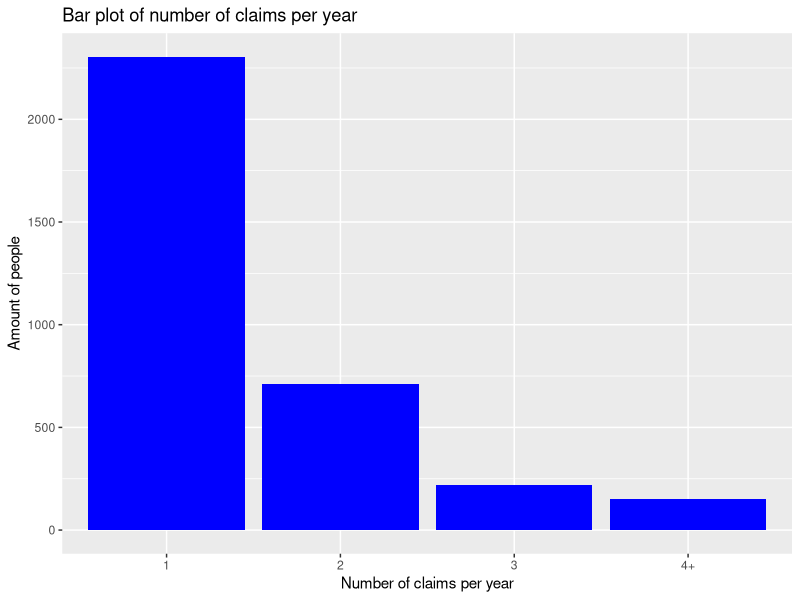
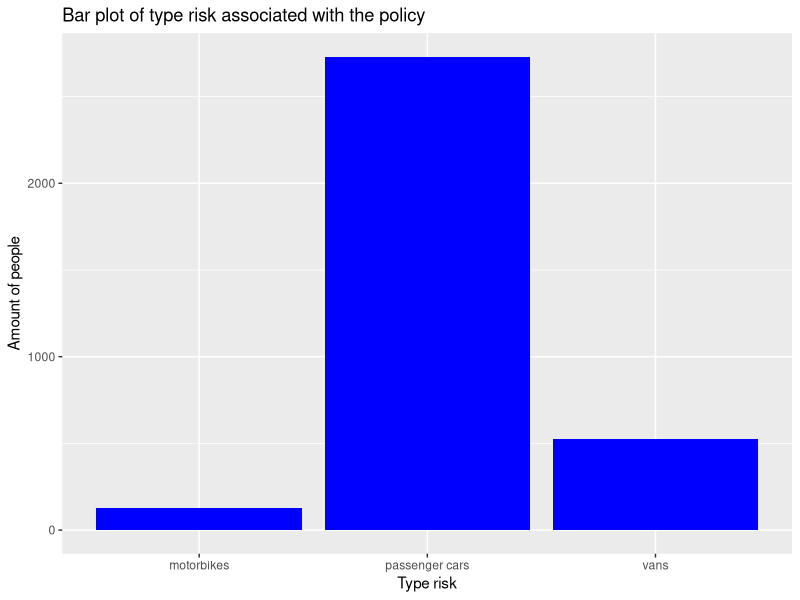
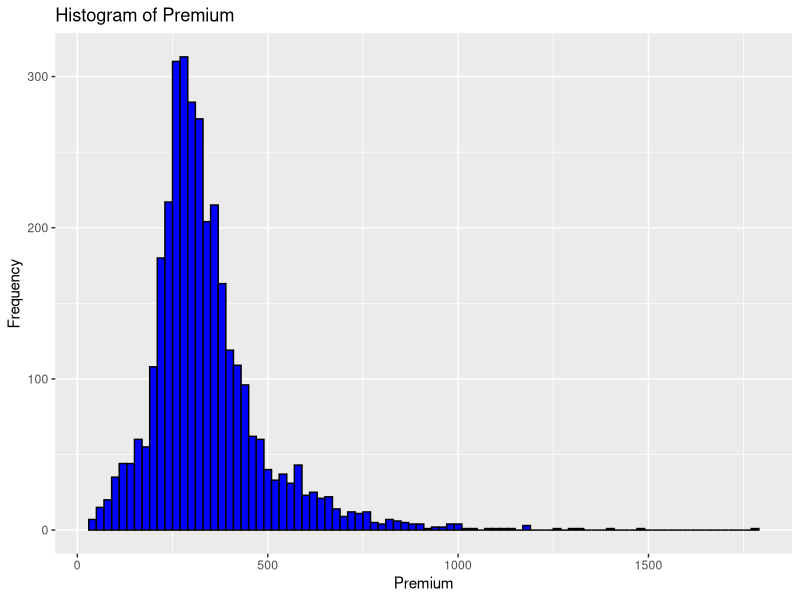
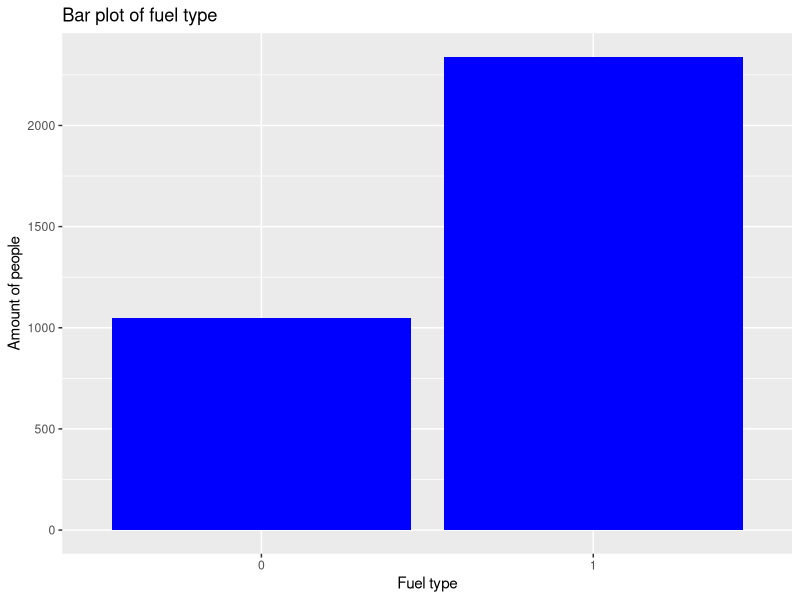
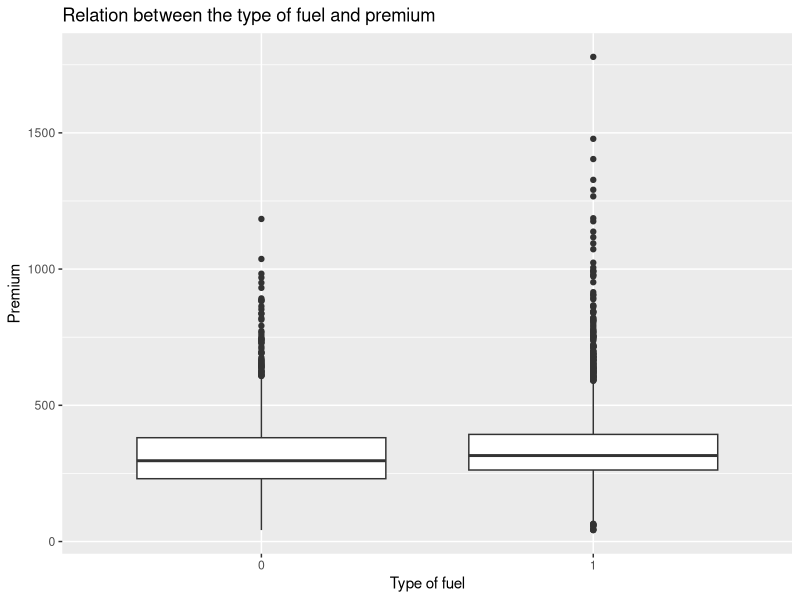
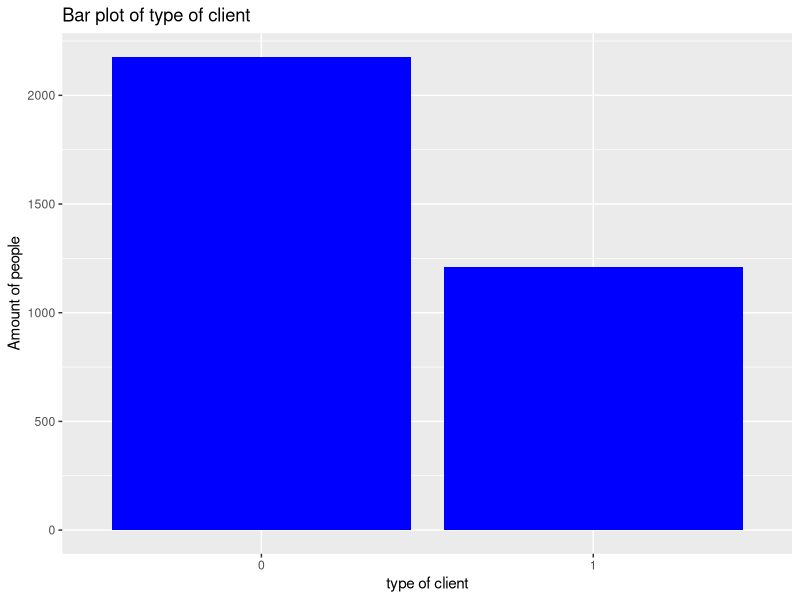
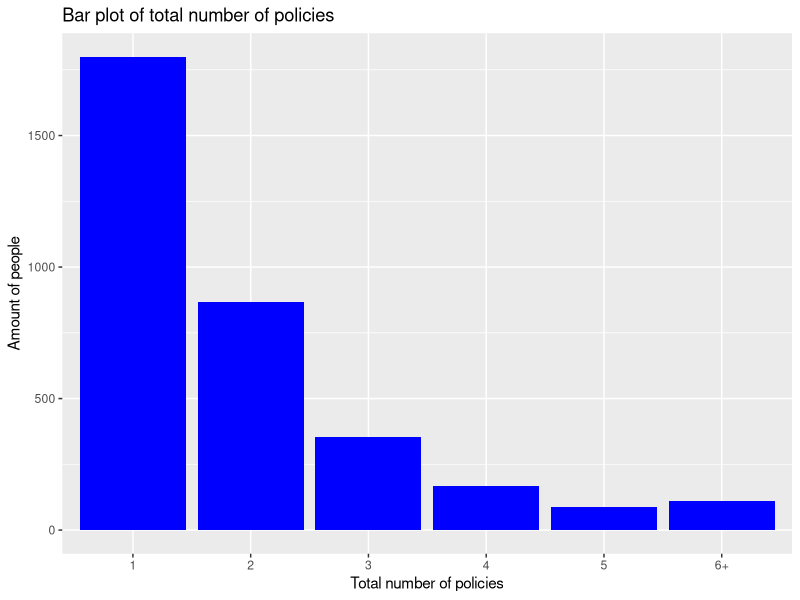
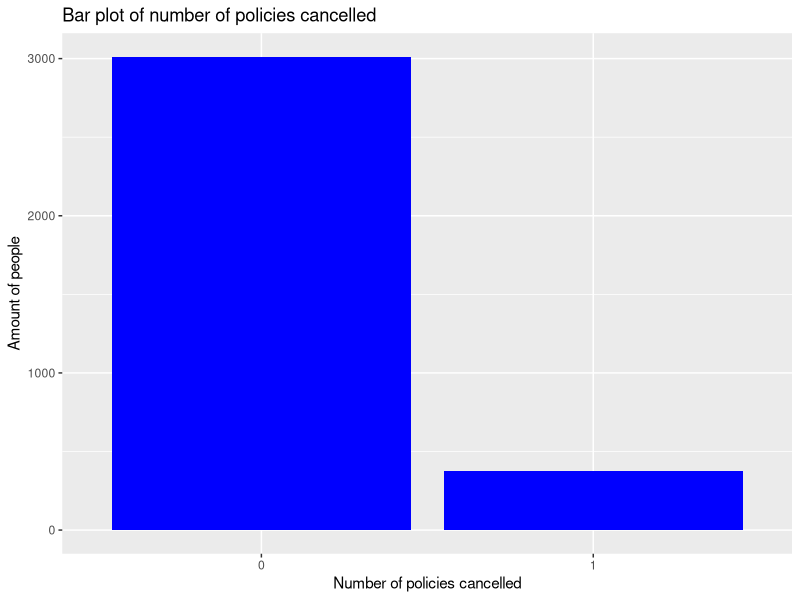

Source code (R) for these figures, in order:
library(ggplot2)
library(scales)
library(dplyr)

database <- read.csv("preprocessedData.csv")
str(database)
database$newClient<-as.factor(database$newClient)
database$Broker <- as.factor(database$Broker)
database$Lapse <- as.factor(database$Lapse)
database$Policies_in_force<- as.factor(database$Policies_in_force)
database$N_doors<- as.factor(database$N_doors)
database$Urban <- as.factor(database$Urban)
database$Diesel <- as.factor(database$Diesel)
database$Payment <- as.factor(database$Payment)
database$Second_driver <- as.factor(database$Second_driver)
database$N_claims_year <- as.factor(database$N_claims_year)
database$Type_risk <- as.factor(database$Type_risk)
database$N_claims_history <- as.factor(database$N_claims_history)

database_quant <- database %>% select(where(is.numeric))
database_qual <- database %>% select(where(~ !is.numeric(.)))

# 1. Univariate analysis

mean(database$Premium)
median(database$Premium)
mean(database$Premium,trim=0.1)
winsor=function(x, p=c(0.05,0.95)){
  xq=quantile(x, probs=p)
  x[x < xq[1]]=xq[1]
  x[x > xq[2]]=xq[2]
  return(mean(x))}
winsor(database$Premium)

#Number of claims per year
ggplot(database, aes(x = N_claims_year)) + 
  geom_bar(fill = "blue") +
  labs(x = "Number of claims per year", y = "Amount of people") +
  ggtitle("Bar plot of number of claims per year")

#Type risks
ggplot(database, aes(x = Type_risk)) + 
  geom_bar(fill = "blue") +
  labs(x = "Type risk", y = "Amount of people") +
  ggtitle("Bar plot of type risk associated with the policy")

#frequency of premium
ggplot(database, aes(x = Premium)) +
  geom_histogram(binwidth = 20, fill = "blue", color = "black") +  
  labs(x = "Premium", y = "Frequency") +  
  ggtitle("Histogram of Premium")

#type of fuel
ggplot(database, aes(x = Diesel)) + 
  geom_bar(fill = "blue") +
  labs(x = "Fuel type", y = "Amount of people") +
  ggtitle("Bar plot of fuel type")

ggplot(database, aes(x = Diesel, y = Premium)) + 
  geom_boxplot() +
  labs(x = "Type of fuel", y = "Premium") +
  ggtitle("Relation between the type of fuel and premium")

#type of client
ggplot(database, aes(x = newClient)) + 
  geom_bar(fill = "blue") +
  labs(x = "type of client", y = "Amount of people") +
  ggtitle("Bar plot of type of client")

#total number of policies held by the insured
ggplot(database, aes(x = Policies_in_force)) + 
  geom_bar(fill = "blue") +
  labs(x = "Total number of policies", y = "Amount of people") +
  ggtitle("Bar plot of total number of policies")

#number of policies that the customer has cancelled or has been cancelled
ggplot(database, aes(x = Lapse)) + 
  geom_bar(fill = "blue") +
  labs(x = "Number of policies cancelled", y = "Amount of people") +
  ggtitle("Bar plot of number of policies cancelled")

#type of payment
ggplot(database, aes(x = Payment)) + 
  geom_bar(fill = "blue") +
  labs(x = "Type of payment", y = "Amount of people") +
  ggtitle("Bar plot of type of payment")

#area
ggplot(database, aes(x = Urban)) + 
  geom_bar(fill = "blue") +
  labs(x = "Area", y = "Amount of people") +
  ggtitle("Bar plot of area")

#Number of doors
ggplot(database, aes(x = N_doors)) + 
  geom_bar(fill = "blue") +
  labs(x = "Number of doors", y = "Amount of people") +
  ggtitle("Bar plot of number of doors")

#frequency of claims
ggplot(database, aes(x=N_claims_year))+
  geom_bar()+
  geom_label(stat='count', 
             aes(label =  percent(prop.table(after_stat(count)), 
                                  accuracy = 0.01)),vjust = 0.5)+
  ggtitle("Proportion of policies by number of claims")

# Contigency table
tableau <- table(database$Type_risk, database$N_claims_year)
ggplot(data = database, aes(x = factor(Type_risk), fill = factor(N_claims_year))) +
  geom_bar(position = "fill") +
  labs(x = "Type risk", y = "Proportion", fill = "nb claims") +
  theme_minimal() +
  coord_flip()
tableau

summary(database_quant)